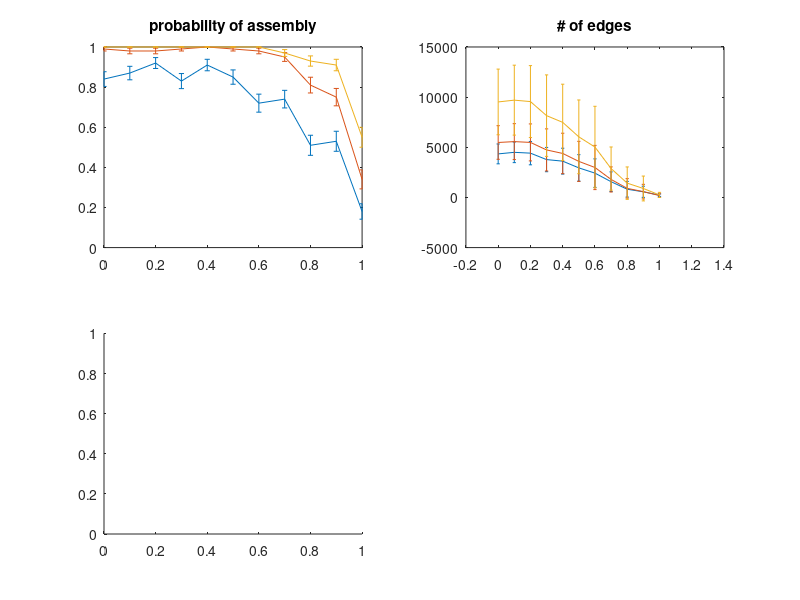

The MATLAB script that drew this image: (Note: this script raises an error after producing the figure.)
%% Figure 5

repeats= 100;
PmSpace =  linspace(0.0,1,11);

load('figure5_CD.mat')
load('figure5_EF.mat')

figure;

%%
subplot(2,2,1)

ste_standard = sqrt(mean(cp_standard,2).*(1 - mean(cp_standard,2))/repeats);
errorbar(PmSpace, mean(cp_standard,2), ste_standard);
hold on

ste_standard = sqrt(mean(cp_ma1,2).*(1 - mean(cp_ma1,2))/repeats);
errorbar(PmSpace, mean(cp_ma1,2), ste_standard);
hold on

ste_standard = sqrt(mean(cp_ma2,2).*(1 - mean(cp_ma2,2))/repeats);
errorbar(PmSpace, mean(cp_ma2,2), ste_standard);
hold on
title('probability of assembly')
axis([0,1,0,1])

%%
subplot(2,2,2)
ste_standard = std(cp_standard_feas');
errorbar(PmSpace, mean(cp_standard_feas,2), ste_standard);
hold on

ste_standard = std(cp_ma1_feas');
errorbar(PmSpace, mean(cp_ma1_feas,2), ste_standard);
hold on

ste_standard = std(cp_ma2_feas');
errorbar(PmSpace, mean(cp_ma2_feas,2), ste_standard);
hold on
title('# of edges')

%%
subplot(2,2,3)
ste_standard = sqrt(mean(can_assembly_old,2).*(1 - mean(can_assembly_old,2))/repeats);
errorbar(PmSpace, mean(can_assembly_old,2), ste_standard, 'Color', 'k');
hold on

ste_standard = sqrt(mean(can_assembly_new,2).*(1 - mean(can_assembly_new,2))/repeats);
errorbar(PmSpace, mean(can_assembly_new,2), ste_standard, 'Color', [0.5,0.5,0.5]);

ste_standard = sqrt(mean(can_assembly_combined,2).*(1 - mean(can_assembly_combined,2))/repeats);
errorbar(PmSpace, mean(can_assembly_combined,2), ste_standard, 'Color', 'r');

axis([0,1,0,1])
title('probability of assembly')

%%
subplot(2,2,4)
ste_standard = sqrt(mean(percent_feasible_new,2).*(1 - mean(percent_feasible_new,2))/repeats);
errorbar(1:1:10, mean(percent_feasible_new,2), ste_standard, 'Color', 'k');
hold on

ste_standard = sqrt(mean(percent_feasible_old,2).*(1 - mean(percent_feasible_old,2))/repeats);
errorbar(1:1:10, mean(percent_feasible_old,2), ste_standard, 'Color', [0.5,0.5,0.5]);

title('percent feasible')
